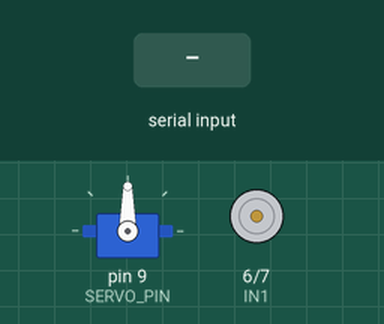
Simulated run of this sketch. Board: Arduino Uno, built with avr-gcc and run on an emulated ATmega328P. On the bench: servo, motor-driver pin pairs drawn as motors (green arrow = first pin HIGH = forward, orange = second pin HIGH = backward, longer = more drive, scaled by the enable pin). Inputs (shaded band) come from the test bench. What the sketch prints to the serial monitor is not drawn.

Above: at 1.2 s.
1.3 s: "FWD 1000\n" received over Serial
At 2.2 s:
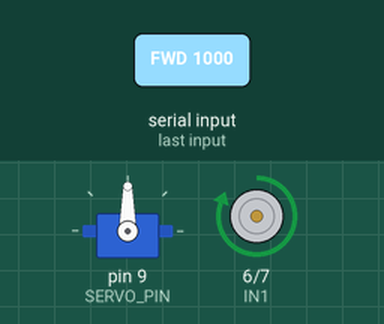
2.8 s: "ANG\n" received over Serial
At 4.0 s:
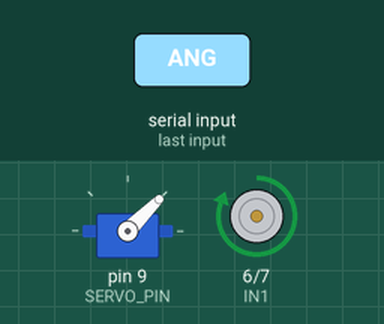
4.3 s: "FWD\n" received over Serial
At 5.1 s:
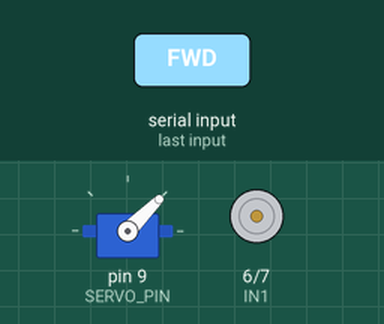
5.8 s: "REV,45\n" received over Serial
At 6.4 s:
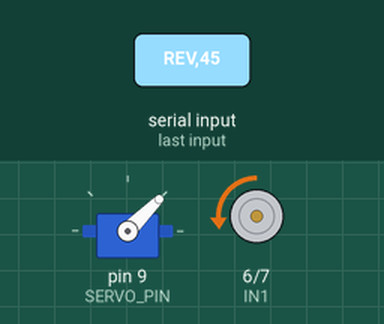
7.3 s: "FWD 1000\n" received over Serial
At 7.6 s:
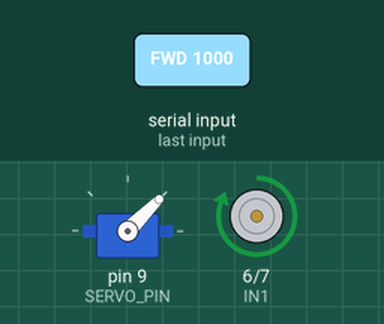
Timing chart, 0 to 9.8 s (numbered marks = the images above; inputs shaded):
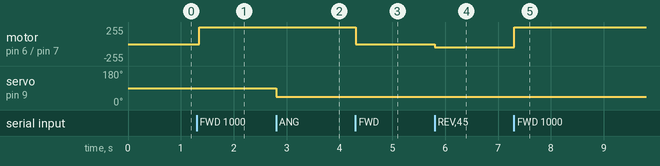

Measured:
- after the input at 1.3 s, motor on pin 6 (IN1) / pin 7 (IN2): stopped → forward 255/255 after 0.05 s
- after the input at 2.8 s, servo on pin 9 (SERVO_PIN): 90° → 45° at once
- after the input at 4.3 s, motor on pin 6 (IN1) / pin 7 (IN2): forward 255/255 → stopped at once
- after the input at 5.8 s, motor on pin 6 (IN1) / pin 7 (IN2): stopped → backward 45/255 at once
- after the input at 7.3 s, motor on pin 6 (IN1) / pin 7 (IN2): backward 45/255 → forward 255/255 at once

The sketch:

multi_motor_robot_590.ino
```cpp
// snippet: multi_motor_robot_590
// tags: robot, multi-motor, differential-drive, millis, servo
// boards: avr, megaavr, nano33iot, rp2040
// not-tags: romi32u4
// library: Servo
// description: RC car: rear drive motor via L298N (ENA=5,IN1=6,IN2=7) and front steering servo on pin 9
// prompts: drive, motor, l298n, (ena=5, in1=6, in2=7)
// verified: compile-only
// source: kd-generated (id 590)
// exact-include: Servo.h

#include <Servo.h>

const int ENA = 5, IN1 = 6, IN2 = 7;  // Motor pins
const int SERVO_PIN = 9;              // Servo pin
const int SERIAL_BAUD = 9600;          // Serial baud rate
const unsigned long UPDATE_INTERVAL = 50;  // 20 Hz update rate (50 ms)

Servo frontServo;

int currentSpeed = 0;
int currentAngle = 90;

void setup() {
  Serial.begin(SERIAL_BAUD);
  frontServo.attach(SERVO_PIN);
  frontServo.write(currentAngle);
  pinMode(ENA, OUTPUT);
  pinMode(IN1, OUTPUT);
  pinMode(IN2, OUTPUT);
  Serial.println("RC Car Controller. Use FWD <speed> and REV <speed> for motor, and ANG <angle> for steering.");
}

void driveMotor(int speed) {
  if (speed > 0) {
    digitalWrite(IN1, HIGH);
    digitalWrite(IN2, LOW);
  } else if (speed < 0) {
    digitalWrite(IN1, LOW);
    digitalWrite(IN2, HIGH);
  } else {
    digitalWrite(IN1, LOW);
    digitalWrite(IN2, LOW);
  }
  // Clamp to the 8-bit PWM range: serial toInt() can hand us >255 (e.g. "FWD 1000"),
  // and analogWrite() only accepts 0-255 — an unclamped value gives a garbage duty.
  analogWrite(ENA, constrain(abs(speed), 0, 255));
}

void loop() {
  static unsigned long lastUpdate = 0;
  unsigned long now = millis();

  if (now - lastUpdate >= UPDATE_INTERVAL) {
    lastUpdate = now;

    if (Serial.available() > 0) {
      String command = Serial.readStringUntil('\n');
      if (command.startsWith("FWD")) {
        currentSpeed = command.substring(4).toInt();
      } else if (command.startsWith("REV")) {
        currentSpeed = -command.substring(4).toInt();
      } else if (command.startsWith("ANG")) {
        currentAngle = command.substring(4).toInt();
        if (currentAngle < 45) currentAngle = 45;
        if (currentAngle > 135) currentAngle = 135;
      }
    }

    driveMotor(currentSpeed);
    frontServo.write(currentAngle);
  }
}
```
